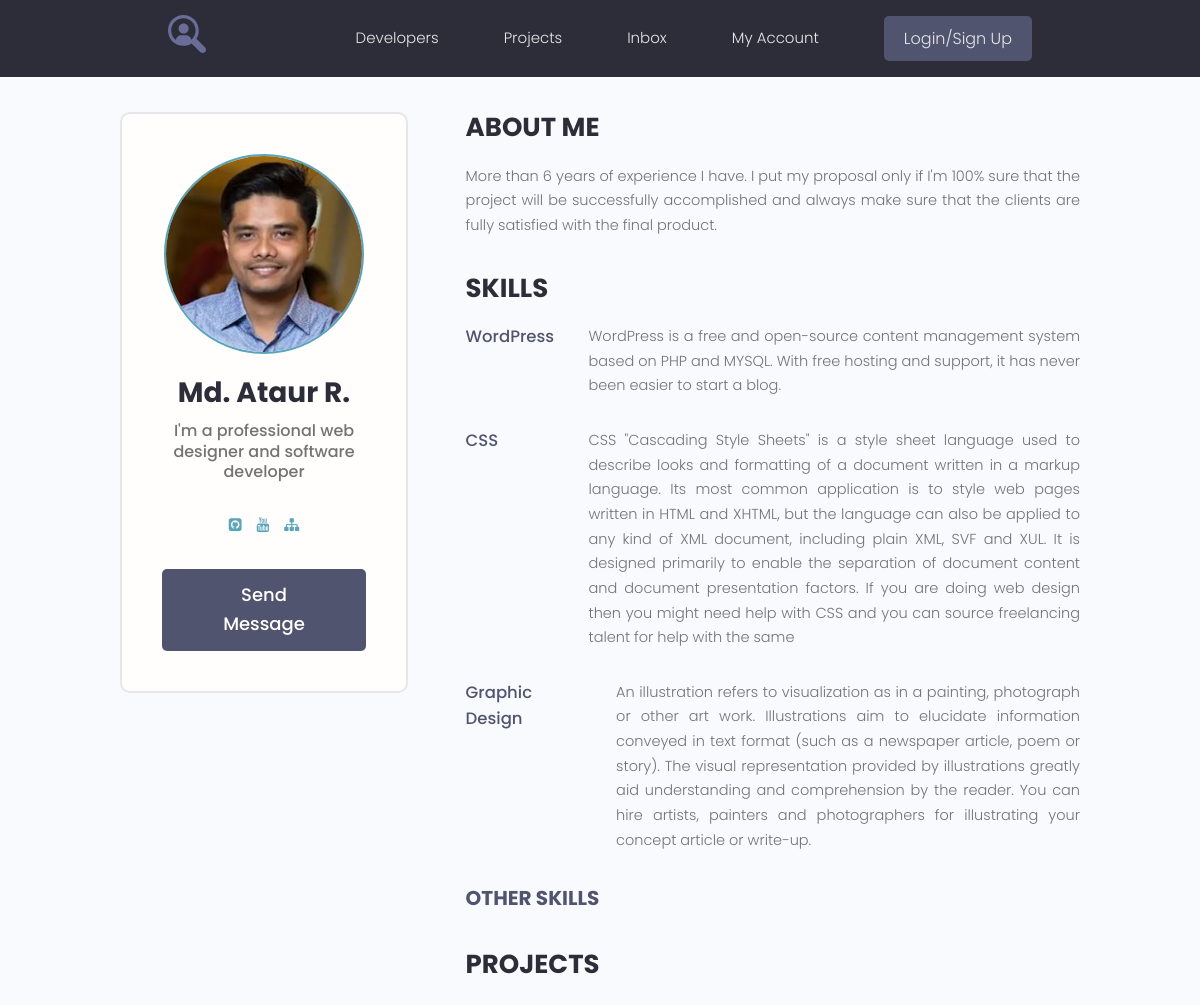
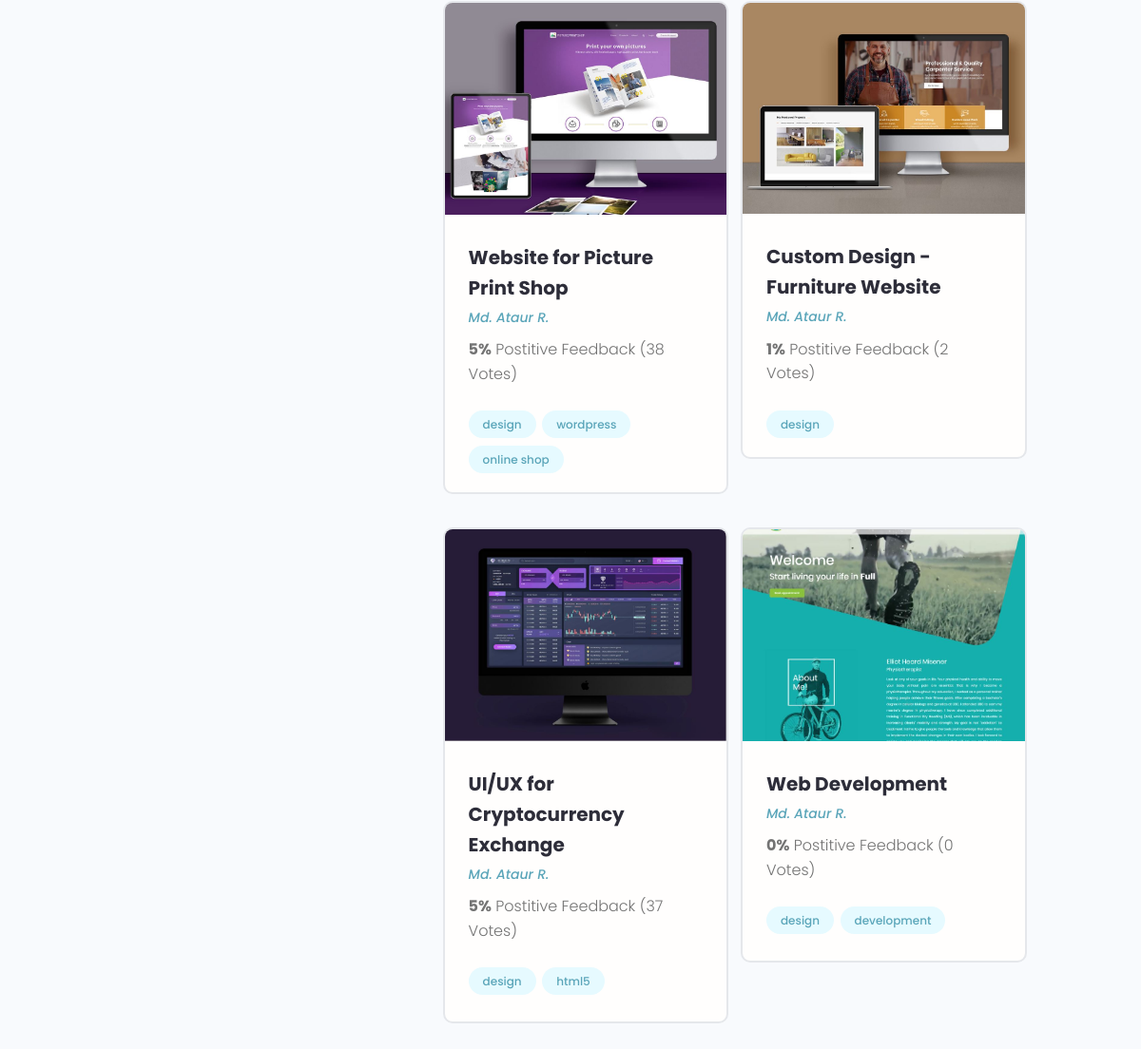
The app's page /profile/1 with its own data (2 pictures, top to bottom).
### users/models.py (models this page shows, shortened)
class Profile(models.Model):
    user = models.OneToOneField(User, on_delete=models.CASCADE, null=True, blank=True)
    name = models.CharField(max_length=200, blank=True, null=True)
    email = models.EmailField(max_length=200, blank=True, null=True)
    username = models.CharField(max_length=200, blank=True, null=True)
    short_info = models.CharField(max_length=200, blank=True, null=True)
    bio = models.TextField(blank=True, null=True)
    profile_image = models.ImageField(upload_to='profiles/', default='profiles/user-default.png')
    social_github = models.CharField(max_length=200, blank=True, null=True)
    social_youtube = models.CharField(max_length=200, blank=True, null=True)
    social_website = models.CharField(max_length=200, blank=True, null=True)
    created = models.DateTimeField(auto_now_add=True)

class Skill(models.Model):
    owner = models.ForeignKey(Profile, on_delete=models.CASCADE, blank=True, null=True)
    name = models.CharField(max_length=200, blank=True, null=True)
    description = models.TextField(blank=True, null=True)
    created = models.DateTimeField(auto_now_add=True)

### projects/models.py (models this page shows, shortened)
class Project(models.Model):
    owner = models.ForeignKey(Profile, on_delete=models.SET_NULL, blank=True, null=True)
    title = models.CharField(max_length=200)
    description = models.TextField(blank=True, null=True)
    feature_image = models.ImageField(blank=True, null=True, upload_to='projects/%Y/%m/%d', default='default.jpg')
    demo_link = models.CharField(max_length=200, blank=True, null=True)
    source_link = models.CharField(max_length=200, blank=True, null=True)
    tags = models.ManyToManyField('Tag', blank=True)
    vote_total = models.IntegerField(default=0)
    vote_ratio = models.IntegerField(default=0)
    created = models.DateTimeField(auto_now_add=True)

class Tag(models.Model):
    name = models.CharField(max_length=200)
    created = models.DateTimeField(auto_now_add=True)
    def __str__(self):
        return self.name

### users/views.py (the view)
# urls.py: path('profile/<str:pk>', user_profile, name='user_profile'),
def user_profile(request, pk):
    profile = Profile.objects.get(id=pk)
    skills = profile.skill_set.exclude(description__exact='')
    other_skills = profile.skill_set.filter(description='')
    context = {
        'profile': profile,
        'skills': skills,
        'other_skills': other_skills,
    }
    return render(request, 'users/profile.html', context=context)

### users/templates/users/profile.html (shortened to what this page needs)
{% extends 'projects/base.html' %}
{% block content %}
  <main class="profile my-md">
    <div class="container">
      <div class="layout">
        <div class="column column--1of3">
          <div class="card text-center">
            <div class="card__body dev">
              <img class="avatar avatar--xl" src="{{ profile.profile_image.url }}" />
              <h2 class="dev__name">{{ profile.name }}</h2>
              <p class="dev__title">{{ profile.short_info }}</p>
              <ul class="dev__social">
                {% if profile.social_github %}
                  <li>
                    <a title="Github" href="{{ profile.social_github }}" target="_blank"><i class="fa fa-github-square"></i></a>
                  </li>
                {% endif %}
                {% if profile.social_youtube %}
                  <li>
                    <a title="Youtube" href="{{ profile.social_youtube }}" target="_blank"><i class="fa fa-youtube"></i></a>
                  </li>
                {% endif %}
                {% if profile.social_website %}
                  <li>
                    <a title="Personal Website" href="{{ profile.social_website }}" target="_blank"><i class="fa fa-sitemap"></i></a>
                  </li>
                {% endif %}
              </ul>
              <a href="#" class="btn btn--sub btn--lg">Send Message </a>
            </div>
          </div>
        </div>
        <div class="column column--2of3">
          <div class="devInfo">
            <h3 class="devInfo__title">About Me</h3>
            <p class="devInfo__about">{{ profile.bio }}</p>
          </div>
          <div class="devInfo">
            {% if skills %}
              <h3 class="devInfo__title">Skills</h3>
              <div class="devInfo__skills">
                  {% for skill in skills %}
                    <div class="devSkill">
                      <h4 class="devSkill__title">{{ skill.name }}</h4>
                      <p class="devSkill__info">{{ skill.description }}</p>
                    </div>
                  {% endfor %}
            {% endif %}
              <h3 class="devInfo__subtitle">Other Skills</h3>
            </div>
          </div>
          <div class="devInfo">
            <h3 class="devInfo__title">Projects</h3>
            <div class="grid grid--two">
              {% for project in profile.project_set.all %}
                <div class="column">
                <div class="card project">
                  <a href="{% url 'project' project.id %}" class="project">
                    <img class="project__thumbnail" src="{{ project.feature_image.url }}" alt="project thumbnail" />
                    <div class="card__body">
                      <h3 class="project__title">{{ project.title }}</h3>
                      <p><a class="project__author" href="{% url 'user_profile' project.owner.id %}">{{ project.owner.name }}</a></p>
                      <p class="project--rating">
                        <span style="font-weight: bold;">{{ project.vote_ratio }}%</span> Postitive
                        Feedback ({{ project.vote_total }} Vote{{ project.vote_total|pluralize:'s' }})
                      </p>
                      <div class="project__tags">
                        {% for tag in project.tags.all %}
                          <span class="tag tag--pill tag--main">
                            <small>{{ tag }}</small>
                          </span>
                        {% endfor %}
                      </div>
                    </div>
                  </a>
                </div>
              </div>
              {% endfor %}
            </div>
          </div>
        </div>
      </div>
    </div>
  </main>
{% endblock %}

### projects/static/styles/app.css (style rules this page uses)
:root { --color-sub: #2d2d39; }
.btn--sub { background-color: var(--color-sub-light); }
.card { border: 2px solid var(--color-light); }
img { width: 100%; }
.profile .card > .dev { padding: 4rem; }
.dev__name { color: var(--color-sub); font-size: 2.8rem; font-weight: 700; margin-top: 1rem; margin-bottom: 0.5rem; }
.dev__title { font-size: 1.6rem; font-weight: 500; line-height: 1.3; }
.dev__social { margin: 3rem 0; list-style: none; display: flex; justify-content: center; gap: 1.5rem; }
.devInfo { margin-bottom: 3rem; }
.devInfo__title, .devInfo__subtitle { font-size: 2.6rem; color: var(--color-sub); text-transform: uppercase; font-weight: 700; margin-bottom: 1.5rem; }
.devInfo__subtitle { font-size: 2rem; color: var(--color-sub-light); }
.devInfo__about, .devSkill__info { font-size: 1.45rem; line-height: 1.7; text-align: justify; }
.devSkill { margin-bottom: 3rem; }
.devSkill__title { font-size: 1.65rem; font-weight: 500; color: var(--color-sub-light); }
@media screen and (min-width: 700px) { .devSkill { display: flex; justify-content: space-between; gap: 3rem; } }
@media screen and (min-width: 700px) { .devSkill__info { flex-basis: 80%; } }
.project__author { font-size: 1.4rem; font-style: italic; }
.project--rating { margin-bottom: 1.6em; margin-top: .5em; }
.project__thumbnail { object-fit: cover; object-position: top center; width: 100%; }
.project__title { font-size: 2rem; font-weight: 700; color: var(--color-sub); }

### projects/static/uikit/styles/modules/_variables.css (style rules this page uses)
:root { --color-main: #5aa5b9; --color-main-light: #e6faff; --color-sub: #3f4156; --color-sub-light: #51546e; --color-sub-lighter: #ededfd; --color-text: #737373; --color-gray: #8b8b8b; --color-light: #e5e7eb; --color-light-gray: #767676; --color-bg: #f8fafd; --color-white: #fffefd; --color-white-light: #f3f3f3; --color-success: #359e64; --color-success-bg: #def8e8; --color-error: #fc4b0b; --color-error-bg: #fff2ee; --font-base: 'Poppins', arial, helvetica, 'Segoe UI', roboto, ubuntu, sans-serif; --font-monospace: 'Fira Code', 'Courier New', courier, monospace; --font-regular: 300; --font-medium: 500; --font-bold: 700; --generic-shadow: 1px 1px 5px #00000010; --generic-transition: all 0.3s ease-in-out; }

### projects/static/uikit/styles/modules/_base.css (style rules this page uses)
* { margin: 0; padding: 0; box-sizing: border-box; text-rendering: optimizeLegibility; color: inherit; font-size: inherit; }
html { font-size: 50%; }
@media only screen and (min-width: 480px) { html { font-size: 56.25%; } }
@media only screen and (min-width: 1200px) { html { font-size: 62.5%; } }
body { line-height: 1.6; font-weight: 400; font-size: 1.5rem; color: var(--color-text); background-color: var(--color-bg); min-height: 100vh; }

### projects/static/uikit/styles/modules/_typography.css (style rules this page uses)
* { font-family: var(--font-base); }
h2 { font-size: 3.6rem; font-weight: var(--font-bold); }
h3 { font-size: 3.2rem; font-weight: var(--font-medium); }
h4 { font-size: 2.8rem; font-weight: var(--font-medium); }
p, span, strong { font-size: 1.6rem; color: var(--color-text); font-weight: var(--font-regular); }
a { padding-bottom: 2px; text-decoration: none; display: inline-block; color: var(--color-main); font-weight: var(--font-medium); }

### projects/static/uikit/styles/modules/_utilities.css (style rules this page uses)
.container { width: 92%; max-width: 165rem; margin: 0 auto; box-sizing: border-box; }
@media screen and (min-width: 1000px) { .container { width: 90%; } }
@media screen and (min-width: 1200px) { .container { width: 80%; } }
.text-center { text-align: center; }
.my-md { margin: 3rem auto; }

### projects/static/uikit/styles/modules/_avatar.css (style rules this page uses)
.avatar { border-radius: 50%; border: 2px solid var(--color-main); object-fit: cover; }
.avatar--xl { height: 20rem; width: 20rem; }

### projects/static/uikit/styles/modules/_button.css (style rules this page uses)
.btn { display: inline-block; position: relative; cursor: pointer; background-color: var(--color-light); font-weight: var(--font-medium); color: var(--color-sub); text-decoration: none; padding: 1rem 2rem; border-radius: 0.5rem; border: none; width: -webkit-fit-content; width: -moz-fit-content; width: fit-content; height: -webkit-fit-content; height: -moz-fit-content; height: fit-content; font-size: 1.6rem; outline-width: 0; outline-color: transparent; -webkit-backface-visibility: hidden; backface-visibility: hidden; transition: all 0.3s ease-in-out; }
.btn--sub { background-color: var(--color-sub); color: var(--color-white); }
.btn--lg { font-size: 1.8rem; padding: 1.2rem 4.5rem; }

### projects/static/uikit/styles/modules/_card.css (style rules this page uses)
.card { border-radius: 1rem; background-color: var(--color-white); border: 1.5px solid var(--color-light); width: auto; height: auto; margin-top: 0.5rem; margin-bottom: 0.5rem; overflow: hidden; }
.card__body, .card__header { padding: 2rem 2.5rem; }

### records on screen
Profile: profile_image (picture), name "Md. Ataur R.", short_info "I'm a professional web designer and software developer", bio "More than 6 years of experience I have. I put my proposal only if I'm 100% sure that the project will be successfully accomplished and always make sure that the clients are fully satisfied with the final product."
Skill: name "WordPress", description "WordPress is a free and open-source content management system based on PHP and MYSQL. With free hosting and support, it has never been easier to start a blog."
Skill: name "CSS", description "CSS \"Cascading Style Sheets\" is a style sheet language used to describe looks and formatting of a document written in a markup language. Its most common application is to style web pages written in HTML and XHTML, but the language can also be applied to any kind of XML document, including plain XML, SVF and XUL. It is designed primarily to enable the separation of document content and document presentation factors. If you are doing web design then you might need help with CSS and you can source freelancing talent for help with the same"
Skill: name "Graphic Design", description "An illustration refers to visualization as in a painting, photograph or other art work. Illustrations aim to elucidate information conveyed in text format (such as a newspaper article, poem or story). The visual representation provided by illustrations greatly aid understanding and comprehension by the reader. You can hire artists, painters and photographers for illustrating your concept article or write-up."
Project: feature_image (picture), title "Website for Picture Print Shop", owner.name "Md. Ataur R.", vote_ratio "5", vote_total "38"
Tag: name "design"
Tag: name "wordpress"
Tag: name "online shop"
Project: feature_image (picture), title "Custom Design - Furniture Website", owner.name "Md. Ataur R.", vote_ratio "1", vote_total "2"
Project: feature_image (picture), title "UI/UX for Cryptocurrency Exchange", owner.name "Md. Ataur R.", vote_ratio "5", vote_total "37"
Tag: name "html5"
Project: feature_image (picture), title "Web Development", owner.name "Md. Ataur R.", vote_ratio "0", vote_total "0"
Tag: name "development"
